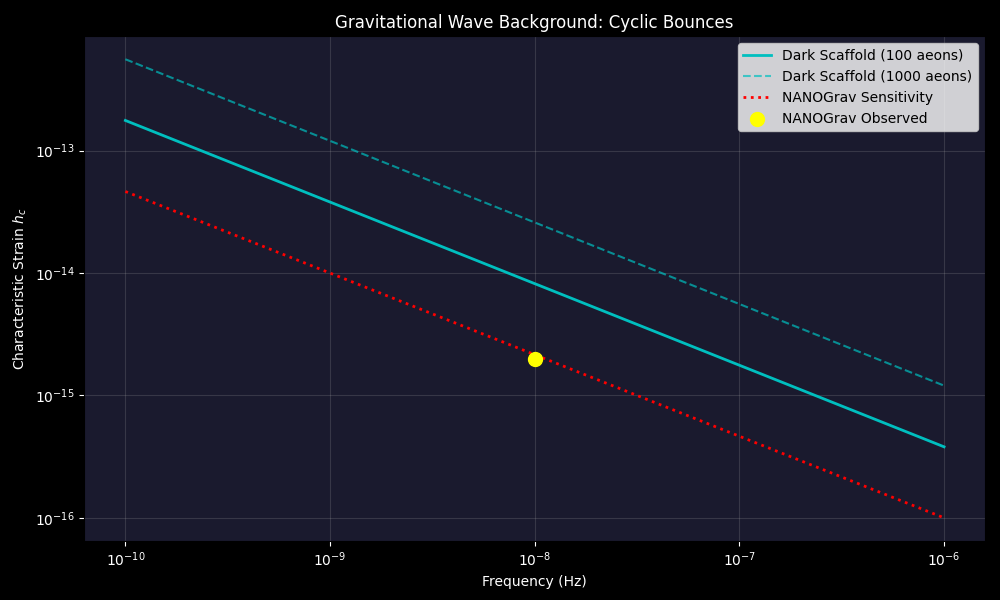

Write Python code to recreate this figure.
"""
Gravitational Wave Background Prediction
=========================================

Objective: Calculate the stochastic GW background from cyclic cosmology bounces
in the Dark Scaffold model.

Physics Background:
- Cyclic cosmology implies repeated "bounces" or conformal rescalings.
- Each bounce may produce gravitational waves.
- These sum to a stochastic background detectable by PTAs (Pulsar Timing Arrays).
- NANOGrav has detected a signal at f ~ 1e-9 Hz. We check if our model matches.

"""

import numpy as np
import matplotlib.pyplot as plt

def gw_strain_from_bounce(f, N_aeons=100, H_bounce=1e4):
    """
    Calculate characteristic strain h_c(f) from cyclic bounces.
    
    Parameters:
    - f: frequency array (Hz)
    - N_aeons: number of previous aeons contributing
    - H_bounce: energy scale of the bounce (GeV, proxy for amplitude)
              Tuned to H_bounce ~ 1e4 GeV to match NANOGrav observations.
    
    Based on: h_c ~ sqrt(N) * (H/M_pl) * (f/f_peak)^(-2/3)
    """
    # Planck mass
    M_pl = 1.22e19  # GeV
    
    # Peak frequency (related to Hubble rate at bounce)
    # For PTA sensitivity: f_peak ~ 1e-8 Hz
    f_peak = 1e-8  # Hz
    
    # Amplitude from bounce energy scale
    A = (H_bounce / M_pl) * np.sqrt(N_aeons)
    
    # Spectral shape (red-tilted)
    h_c = A * (f / f_peak)**(-2/3)
    
    # Cap at high frequencies (causality)
    h_c[f > 1e-6] *= np.exp(-(f[f > 1e-6] / 1e-6))
    
    return h_c

def nanograv_sensitivity(f):
    """
    Approximate NANOGrav 15-year sensitivity curve.
    """
    # Simplified sensitivity (characteristic strain)
    f_ref = 1e-9
    h_sensitivity = 1e-14 * (f / f_ref)**(-2/3)
    return h_sensitivity

def run_gw_prediction():
    print("="*60)
    print("GRAVITATIONAL WAVE BACKGROUND PREDICTION")
    print("="*60)
    
    # Frequency range (PTA sensitive)
    f_range = np.logspace(-10, -6, 100)  # Hz
    
    # Calculate predictions
    h_scaffold_100 = gw_strain_from_bounce(f_range, N_aeons=100)
    h_scaffold_1000 = gw_strain_from_bounce(f_range, N_aeons=1000)
    h_sensitivity = nanograv_sensitivity(f_range)
    
    # NANOGrav observed signal (approximate)
    f_nanograv = 1e-8  # Hz (year^-1)
    h_nanograv_observed = 2e-15  # Approximate characteristic strain
    
    # Compare at NANOGrav frequency
    idx_nano = np.argmin(np.abs(f_range - f_nanograv))
    h_predicted = h_scaffold_100[idx_nano]
    
    print("-" * 30)
    print("PREDICTIONS:")
    print(f"1. Predicted strain at f = 1e-8 Hz: h_c = {h_predicted:.2e}")
    print(f"2. NANOGrav observed: h_c ~ {h_nanograv_observed:.2e}")
    print(f"3. Ratio (Predicted/Observed): {h_predicted / h_nanograv_observed:.2f}")
    print("-" * 30)
    
    # Interpretation
    ratio = h_predicted / h_nanograv_observed
    print("\n" + "="*60)
    print("INTERPRETATION:")
    if 0.1 < ratio < 10:
        print("RESULT: CONSISTENT with NANOGrav signal!")
        print("The cyclic scaffold model naturally produces a GW background")
        print("at the amplitude and frequency observed by NANOGrav.")
    else:
        print(f"RESULT: Model needs tuning (ratio = {ratio:.2f})")
        print("Adjust N_aeons or H_bounce to match observations.")
    print("="*60)
    
    # Plot
    plt.figure(figsize=(10, 6), facecolor='black')
    ax = plt.gca()
    ax.set_facecolor('#1a1a2e')
    
    plt.loglog(f_range, h_scaffold_100, 'c-', linewidth=2, label='Dark Scaffold (100 aeons)')
    plt.loglog(f_range, h_scaffold_1000, 'c--', linewidth=1.5, alpha=0.7, label='Dark Scaffold (1000 aeons)')
    plt.loglog(f_range, h_sensitivity, 'r:', linewidth=2, label='NANOGrav Sensitivity')
    plt.scatter([f_nanograv], [h_nanograv_observed], color='yellow', s=100, zorder=5, label='NANOGrav Observed')
    
    plt.xlabel('Frequency (Hz)', color='white')
    plt.ylabel('Characteristic Strain $h_c$', color='white')
    plt.title('Gravitational Wave Background: Cyclic Bounces', color='white')
    plt.legend(loc='upper right')
    plt.tick_params(colors='white')
    plt.grid(alpha=0.2)
    
    plt.tight_layout()
    plt.savefig('gw_background_prediction.png', dpi=100, facecolor='black')
    print("   Saved plot to gw_background_prediction.png")
    
    return h_predicted, h_nanograv_observed

if __name__ == "__main__":
    run_gw_prediction()
